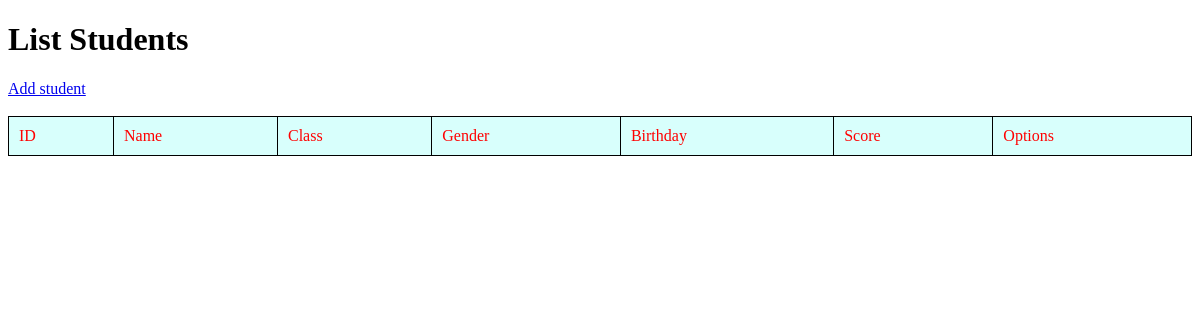
The app's page /, older data.
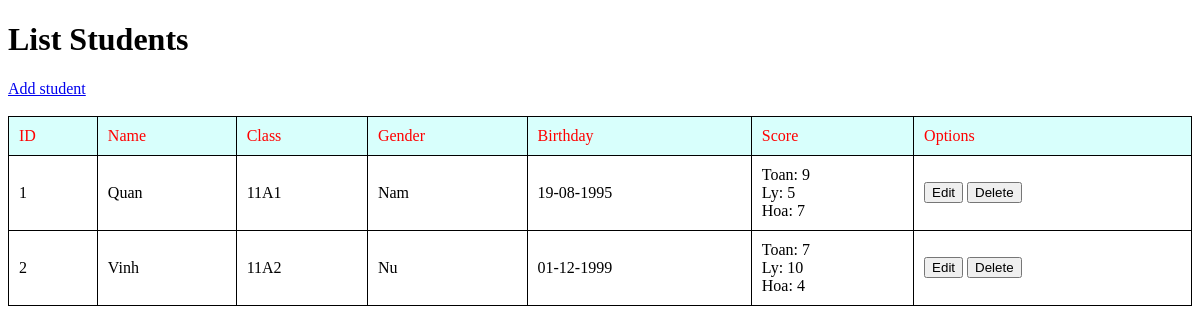
The same page, newer data.
### tables this page shows
CREATE TABLE `students` (
  `id` int(11) NOT NULL,
  `id_class` int(11) NOT NULL,
  `name` varchar(255) NOT NULL,
  `sex` varchar(255) NOT NULL,
  `birthday` varchar(255) NOT NULL
);

CREATE TABLE `subjects` (
  `id` int(11) NOT NULL,
  `name` varchar(255) NOT NULL
);

CREATE TABLE `student_subjects` (
  `id_student` int(11) NOT NULL,
  `id_subject` int(11) NOT NULL,
  `score` float NOT NULL
);

### students.php (called while the page is built, shortened)
<?php
global $conn;
function getAllStudents()
{
    global $conn;
    $result = [];
    $newArray = [];
    $counter=0;
    $sql = 'SELECT students.*, class.name AS class_name, subjects.name AS subject_name, student_subjects.score
                FROM students
                INNER JOIN student_subjects ON student_subjects.id_student = students.id
                INNER JOIN subjects ON subjects.id = student_subjects.id_subject
                INNER JOIN class ON students.id_class = class.id';
    $query = mysqli_query($conn, $sql);
    if ($query) {
        while ($row = mysqli_fetch_assoc($query)) {
            $result[] = $row;
        }
    }
    foreach ($result as $key => $val) {
        $newArray[$val['id']]['id'] = $val['id'];
        $newArray[$val['id']]['name'] = $val['name'];
        $newArray[$val['id']]['id_class'] = $val['id_class'];
        $newArray[$val['id']]['sex'] = $val['sex'];
        $newArray[$val['id']]['birthday'] = $val['birthday'];
        $newArray[$val['id']]['class_name'] = $val['class_name'];
        $newArray[$val['id']]['subjects'][$counter]['subject_name'] = $val['subject_name'];
        $newArray[$val['id']]['subjects'][$counter]['score'] = $val['score'];
        $counter++;
    }
    return $newArray;
}

### index.php (the view, shortened to what this page needs)
<?php
    require './students.php';
    $students = getAllStudents();
?>
<!DOCTYPE html>
<html>
    <head>
        <link rel="stylesheet" href="./resources/css/index.css">
    </head>
    <body>
        <h1>List Students</h1>
        <a href="add.php">Add student</a> <br/> <br/>
        <table class="table table-border">
            <tr class="table-title">
                <td class="table-border">ID</td>
                <td class="table-border">Name</td>
                <td class="table-border">Class</td>
                <td class="table-border">Gender</td>
                <td class="table-border">Birthday</td>
                <td class="table-border">Score</td>
                <td class="table-border">Options</td>
            </tr>
            <?php foreach ($students as $item) { ?>
                <tr>
                    <td class="table-border"><?php echo $item['id']; ?></td>
                    <td class="table-border"><?php echo $item['name']; ?></td>
                    <td class="table-border"><?php echo $item['class_name']; ?></td>
                    <td class="table-border"><?php echo $item['sex']; ?></td>
                    <td class="table-border"><?php echo $item['birthday']; ?></td>
                    <td class="table-border">
                        <?php foreach ($item['subjects'] as $subject) {
                            echo $subject['subject_name'] . ': ' . $subject['score'] . '<br/>';
                        } ?>
                    </td>
                    <td class="table-border">
                        <form method="POST" action="delete.php">
                            <input onclick="window.location = 'edit.php?id=<?php echo $item['id']; ?>'"
                                   type="button" value="Edit"/>
                            <input onclick="return confirm('Are you sure you want to delete');"
                                   type="submit" name="delete" value="Delete"/>
                        </form>
                    </td>
                </tr>
            <?php } ?>
        </table>
    </body>
</html>

### resources/css/index.css (style rules this page uses)
.table { width: 100%; border-collapse: collapse; border-spacing: 0px; }
.table td { padding: 10px 10px; }
.table-border { border: 1px solid #000000; }
.table-title { background: #d8fffc; color: red; }

Row changes from the older to the newer data that the page shows:
added students: subjects.name "Toan", student_subjects.score "9", subjects.name "Hoa", student_subjects.score "7", shown under "1"
added students: subjects.name "Toan", student_subjects.score "7", subjects.name "Hoa", student_subjects.score "4", shown under "2"
Text that changed along with them:
new list line: "1 Quan 11A1 Nam 19-08-1995 Ly : 5 Edit Delete"
new list line: "2 Vinh 11A2 Nu 01-12-1999 Ly : 10 Edit Delete"
